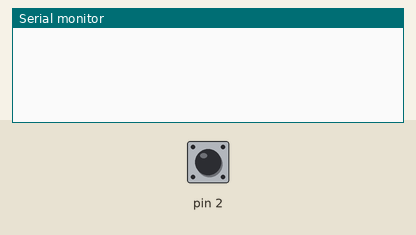
Bench run of a sketch on a simulated Arduino Uno, built with avr-gcc and run on an emulated ATmega328P. Shown: the last lines printed to the serial monitor. Inputs (shaded band) come from the test bench; at power-on: pin 2 HIGH.

Above: at 1.2 s.
1.3 s: pin 2 driven LOW
At 2.4 s:
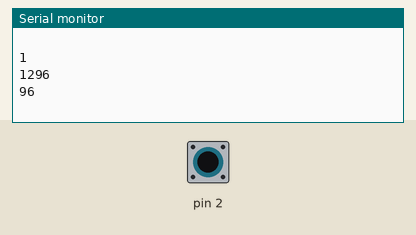
2.8 s: pin 2 pulsed HIGH 2 times (0.12 s each, 0.3 s apart)
At 3.13 s:
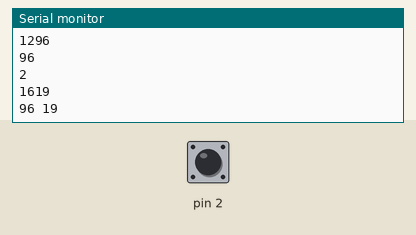
Timing chart, 0 to 5.8 s (numbered marks = the images above; inputs shaded):
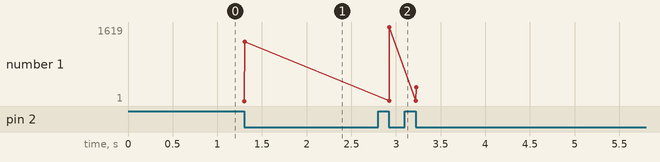

The sketch:

Geigerzaehler_mit_Zufallszahl.ino
```cpp
unsigned long treffer = 0;
unsigned long tpm = 0;
unsigned long milliseks = 0;
unsigned long zeit = 0;
volatile bool newData = false;
const int laenge = 100;
String zahlenreihe[laenge];
int index = 0;
int storage = 0;
String zwischenergebnis = "0";

void setup() {

  pinMode(2, INPUT);
  Serial.begin(9600);
  attachInterrupt(digitalPinToInterrupt(2), counter_hit, FALLING);
}

void loop() {

  if (newData) {
    Serial.println(" ");
    Serial.println(treffer);
    zeit = millis() - milliseks;
    Serial.println(zeit);
    milliseks = millis();
    newData = false;

    storage = zeit % 100;
    if (storage < 10) {
      zwischenergebnis = String(0) + String(storage);
    }
    else {
      zwischenergebnis = String(storage);
    }
    zahlenreihe[index] = zwischenergebnis;
    index = (index + 1) % laenge;
    for(int i = 0; i < laenge; i++) {
      Serial.print(zahlenreihe[i]);
      Serial.print(" ");
    }
  }

}

void counter_hit() {
  treffer++;
  newData = true;
}
```

Measured:
- after the input at 1.3 s, the serial monitor: prints a new line at once (image 1)
- after the input at 2.8 s, the serial monitor: prints a new line after 0.12 s (image 2)
- plotted number 1: 1296 → 299 after the input at 2.8 s
